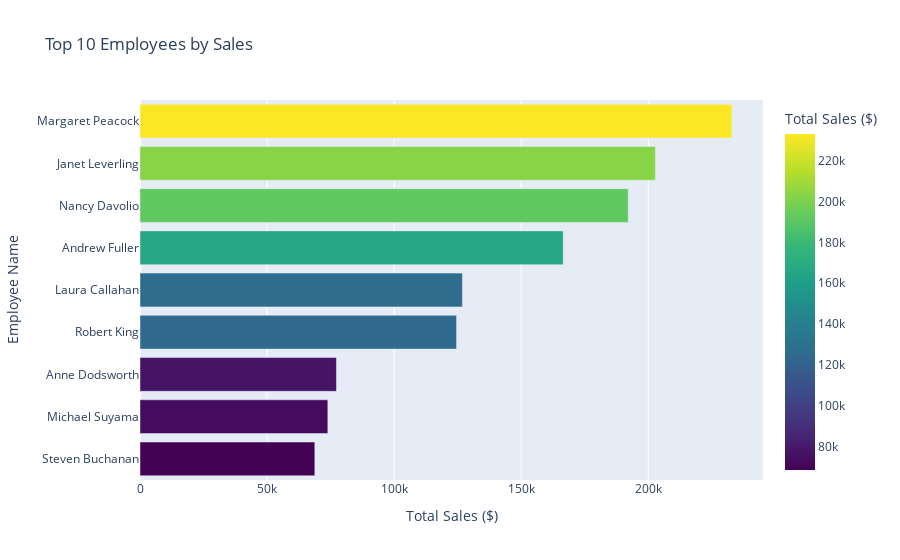

The notebook cell this image was saved under:
### Code cell
top_employees = employee_sales.head(10)
fig = px.bar(
    top_employees,
    y='EmployeeName',
    x='TotalSales',
    orientation='h',
    title='Top 10 Employees by Sales',
    color='TotalSales',
    color_continuous_scale='Viridis',
    labels={'TotalSales': 'Total Sales ($)'}
)
fig.update_layout(
    yaxis_title='Employee Name',
    xaxis_title='Total Sales ($)',
    yaxis={'categoryorder':'total ascending'}
)
fig.show()


top_employee = top_employees.loc[top_employees['TotalSales'].idxmax()]
print(f"Top employee: {top_employee['EmployeeName']} with ${top_employee['TotalSales']:.2f}")

### Figure 1 — Plotly figure (JSON) as saved in the notebook; plotly's stock layout.template omitted (floating-point values rounded to 4 significant figures)
{"data": [{"hovertemplate": "Total Sales ($)=%{marker.color}<br>EmployeeName=%{y}<extra></extra>", "legendgroup": "", "marker": {"color": [232900.0, 202800.0, 192100.0, 166500.0, 126900.0, 124600.0, 77310.0, 73910.0, 68790.0], "coloraxis": "coloraxis", "pattern": {"shape": ""}}, "name": "", "orientation": "h", "showlegend": false, "textposition": "auto", "type": "bar", "x": [232900.0, 202800.0, 192100.0, 166500.0, 126900.0, 124600.0, 77310.0, 73910.0, 68790.0], "xaxis": "x", "y": ["Margaret Peacock", "Janet Leverling", "Nancy Davolio", "Andrew Fuller", "Laura Callahan", "Robert King", "Anne Dodsworth", "Michael Suyama", "Steven Buchanan"], "yaxis": "y"}], "layout": {"barmode": "relative", "coloraxis": {"colorbar": {"title": {"text": "Total Sales ($)"}}, "colorscale": [[0, "#440154"], [0.1111, "#482878"], [0.2222, "#3e4989"], [0.3333, "#31688e"], [0.4444, "#26828e"], [0.5556, "#1f9e89"], [0.6667, "#35b779"], [0.7778, "#6ece58"], [0.8889, "#b5de2b"], [1, "#fde725"]]}, "legend": {"tracegroupgap": 0}, "title": {"text": "Top 10 Employees by Sales"}, "xaxis": {"anchor": "y", "domain": [0, 1], "title": {"text": "Total Sales ($)"}}, "yaxis": {"anchor": "x", "categoryorder": "total ascending", "domain": [0, 1], "title": {"text": "Employee Name"}}}}
